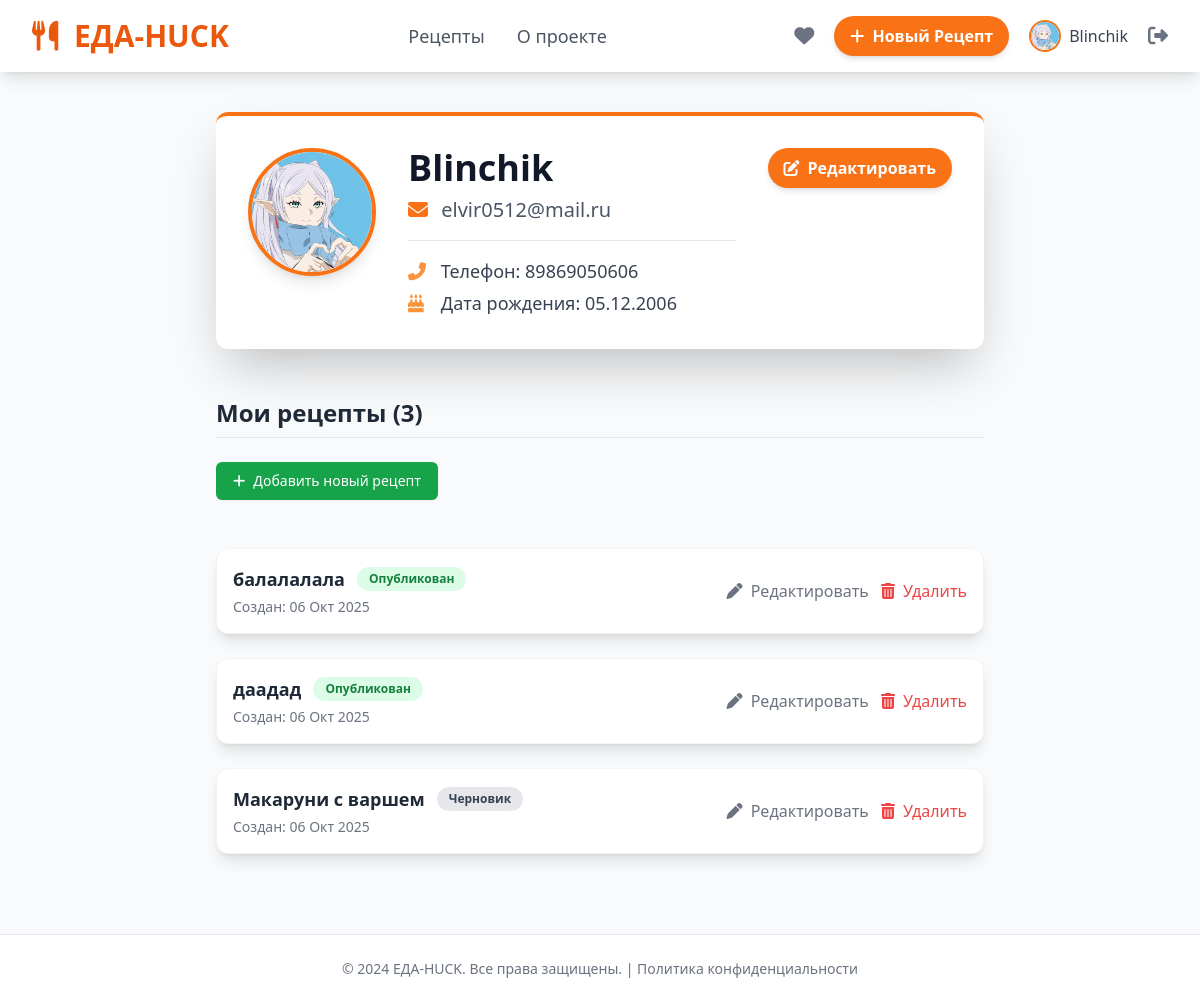
Before: /profile/ (signed in) with the older database file.
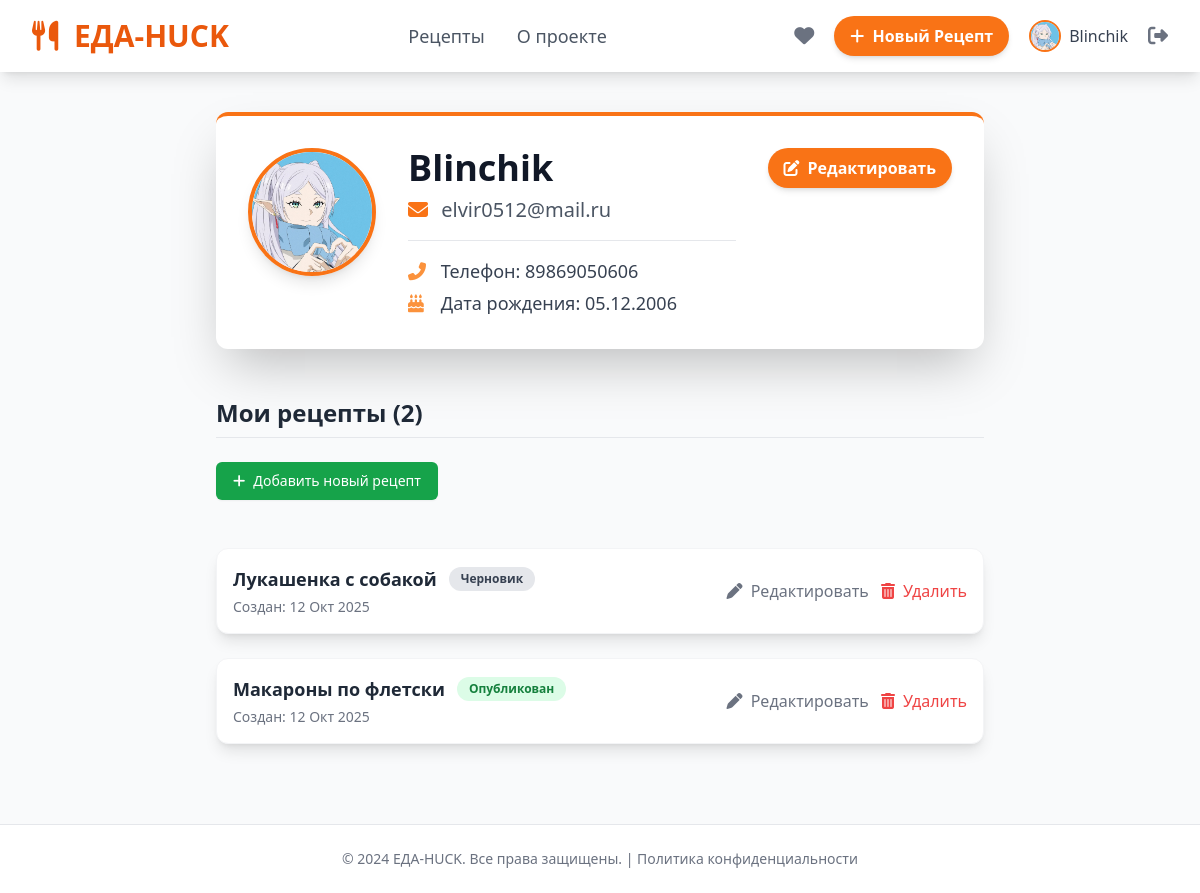
After: the same page with the newer database file.
### recept/models.py (models this page shows, shortened)
class User(AbstractUser):
    username = None
    email = models.EmailField(_('email address'), unique=True)
    phone_num = models.CharField(max_length=20, blank=True, null=True)
    full_name = models.CharField(max_length=150, blank=True, null=True)
    birth_date = models.DateField(blank=True, null=True)
    avatar = models.ImageField(upload_to='user_avatars/', blank=True, null=True, help_text='Аватар пользователя')
    USERNAME_FIELD = 'email'
    REQUIRED_FIELDS = []
    objects = UserManager()

class Recipe(models.Model):
    STATUS_CHOICES = [
        ('draft', 'Черновик'),
        ('published', 'Опубликован'),
        ('pending', 'На модерации'),
        ('rejected', 'Отклонен'),
    ]
    status = models.CharField(max_length=10, choices=STATUS_CHOICES, default='draft', help_text='Статус рецепта')
    user = models.ForeignKey(User, on_delete=models.CASCADE, related_name='recipes')
    title = models.CharField(max_length=200, blank=True, null=True)
    cover_image = models.ImageField(upload_to='recipe_images/', blank=True, null=True, help_text='Обложка рецепта')
    description = models.TextField(blank=True, null=True)
    portions = models.PositiveIntegerField(default=1, blank=True, null=True)
    calories = models.PositiveIntegerField(help_text='Калорийность на порцию', blank=True, null=True)
    estimated_cost = models.DecimalField(max_digits=8, decimal_places=2, null=True, blank=True)
    genres = models.ManyToManyField(Genre, related_name='recipes', blank=True)
    ingredients = models.ManyToManyField(ListIngredient, through='RecipeIngredient', related_name='recipes')
    video_file = models.FileField(upload_to='recipe_videos/', blank=True, null=True, help_text='Видео рецепт (файл)')
    is_public = models.BooleanField(default=True)
    moderation_notes = models.TextField(
        blank=True,
        null=True,
        help_text='Комментарии администратора при отклонении'
        )
    created_at = models.DateTimeField(auto_now_add=True)
    updated_at = models.DateTimeField(auto_now=True)
    def get_status_display(self):
        return dict(self.STATUS_CHOICES).get(self.status, self.status)

### recept/views.py (the view)
# urls.py: path('profile/', profile_view, name='profile'),
@login_required
def profile_view(request):
    if request.user.is_superuser:
        return redirect('admin_profile')
    user_recipes = request.user.recipes.all().order_by('-created_at')
    context = {
        'recipes': user_recipes
    }
    return render(request, 'profile.html', context)

### recept/templates/profile.html (shortened to what this page needs)
{% extends 'base.html' %}
{% block content %}
<section class="max-w-3xl mx-auto">
    <div class="p-8 bg-white rounded-xl shadow-2xl border-t-4 border-primary-orange-500">
        <div class="flex flex-col md:flex-row items-center md:items-start space-y-4 md:space-y-0 md:space-x-8">
            <div class="relative flex-shrink-0">
                {% if user.avatar %}
                    <img src="{{ user.avatar.url }}" alt="Аватарка"
                         class="w-32 h-32 rounded-full object-cover border-4 border-primary-orange-500 shadow-lg transition duration-300 transform hover:scale-105">
                {% else %}
                    <div class="w-32 h-32 rounded-full bg-primary-orange-100 flex items-center justify-center text-primary-orange-600 border-4 border-primary-orange-500 text-4xl shadow-lg">
                        <i class="fas fa-user"></i>
                    </div>
                {% endif %}
            </div>
            <div class="flex-grow text-center md:text-left">
                <h1 class="text-4xl font-extrabold text-gray-900 mb-2">
                    {{ user.full_name|default:"Пользователь" }}
                </h1>
                <p class="text-xl text-gray-600 mb-4">
                    <i class="fas fa-envelope text-primary-orange-500 mr-2"></i> {{ user.email }}
                </p>
                <div class="space-y-1 text-gray-700 text-lg border-t pt-4 mt-4">
                    <p>
                        <i class="fas fa-phone-alt w-5 mr-2 text-primary-orange-400"></i>
                        <strong class="font-medium">Телефон:</strong> {{ user.phone_num|default:"Не указан" }}
                    </p>
                    <p>
                        <i class="fas fa-birthday-cake w-5 mr-2 text-primary-orange-400"></i>
                        <strong class="font-medium">Дата рождения:</strong> {{ user.birth_date|date:"d.m.Y"|default:"Не указана" }}
                    </p>
                </div>
            </div>
            <a href="{% url 'profile_edit' %}"
               class="md:self-start px-4 py-2 text-white bg-primary-orange-500 rounded-full font-semibold shadow-md
                      hover:bg-primary-orange-600 transition duration-300 transform hover:scale-105 flex items-center mt-4 md:mt-0">
                <i class="fas fa-edit mr-2"></i> Редактировать
            </a>
        </div>
    </div>
<div class="mt-12">
    <h2 class="text-2xl font-bold text-gray-800 mb-6 border-b pb-2">Мои рецепты ({{ recipes.count }})</h2>
    <a href="{% url 'recipe_create' %}" class="mb-6 inline-flex items-center px-4 py-2 border border-transparent text-sm font-medium rounded-md shadow-sm text-white bg-green-600 hover:bg-green-700 focus:outline-none focus:ring-2 focus:ring-offset-2 focus:ring-green-500 transition duration-150">
        <i class="fas fa-plus mr-2"></i> Добавить новый рецепт
    </a>
    <div class="space-y-6 mt-6">
        {% for recipe in recipes %}
            <div class="p-4 bg-white rounded-xl shadow-lg flex justify-between items-center transition duration-200 hover:shadow-xl border border-gray-100">
                <div class="flex-grow min-w-0">
                    <div class="flex items-center space-x-3">
                        <a href="{% url 'recipe_detail' recipe.pk %}"
                           class="text-lg font-semibold text-gray-800 hover:text-primary-orange-600 transition truncate min-w-0">
                            {{ recipe.title|default:"[Без названия]" }}
                        </a>
                        <span class="flex-shrink-0 px-3 py-1 text-xs font-bold rounded-full
                                     {% if recipe.status == 'draft' %}bg-gray-200 text-gray-700{% elif recipe.status == 'pending' %}bg-blue-100 text-blue-700{% elif recipe.status == 'rejected' %}bg-red-100 text-red-700{% else %}bg-green-100 text-green-700{% endif %}">
                            {{ recipe.get_status_display }}
                        </span>
                    </div>
                    <p class="text-sm text-gray-500 mt-1">
                        Создан: {{ recipe.created_at|date:"d M Y" }}
                    </p>
                </div>
                <div class="flex space-x-3 items-center flex-shrink-0">
                    {% if recipe.status != 'pending' %}
                    <a href="{% url 'recipe_edit' recipe.pk %}"
                       class="text-gray-500 hover:text-primary-orange-500 transition duration-150">
                        <i class="fa-solid fa-pen mr-1"></i> Редактировать
                    </a>
                    {% endif %}
                    <form method="POST" action="{% url 'recipe_delete' recipe.pk %}"
                          onsubmit="return confirm('Вы уверены, что хотите удалить рецепт «{{ recipe.title|escapejs|default:"[Без названия]" }}»? Это действие необратимо.');"
                          class="inline-block">
                        <button type="submit"
                                class="text-red-500 hover:text-red-700 transition duration-150 bg-transparent border-none p-0 cursor-pointer">
                            <i class="fa-solid fa-trash-alt mr-1"></i> Удалить
                        </button>
                    </form>
                </div>
            </div>
        {% endfor %}
    </div>
</div>
</section>
{% endblock %}

### recept/templates/base.html (shortened to what this page needs)
<!DOCTYPE html>
<html lang="ru">
  <head>
    <script src="https://cdn.tailwindcss.com"></script>
    <link rel="stylesheet" href="https://cdnjs.cloudflare.com/ajax/libs/font-awesome/6.0.0-beta3/css/all.min.css">
    <link
      rel="stylesheet"
      href="https://cdnjs.cloudflare.com/ajax/libs/font-awesome/6.5.2/css/all.min.css"
    />
  </head>
  <body class="bg-gray-50 min-h-screen flex flex-col">
    <header class="bg-white shadow-lg sticky top-0 z-50">
      <div
        class="max-w-7xl mx-auto px-4 sm:px-6 lg:px-8 py-3 flex justify-between items-center"
      >
        <div class="flex items-center space-x-4">
          <a href="{% url 'index' %}" class="text-3xl font-extrabold text-primary-orange-600 hover:text-primary-orange-700 transition duration-300">
            <i class="fas fa-utensils mr-2"></i> ЕДА-HUCK
          </a>
        </div>
        <nav class="hidden md:flex space-x-8 text-lg font-medium">
          <a href="{% url 'recipe_list' %}" class="text-gray-600 hover:text-primary-orange-600 transition duration-150"
            >Рецепты</a
          >
          <a href="#" class="text-gray-600 hover:text-primary-orange-600 transition duration-150">О проекте</a>
        </nav>
        <div class="flex items-center space-x-3">
          {% if user.is_authenticated %}
          <a href="{% url 'favorite_recipes' %}" title="Избранные рецепты" class="text-gray-500 hover:text-primary-orange-600 transition duration-150 p-2 rounded-full hover:bg-gray-100">
              <i class="fas fa-heart text-xl"></i>
          </a>
          <a
            href="{% url 'recipe_create' %}"
            class="hidden sm:inline-block px-4 py-2 text-white bg-primary-orange-500 rounded-full font-semibold shadow-md hover:bg-primary-orange-600 transition duration-300 transform hover:scale-105"
          >
            <i class="fas fa-plus mr-1"></i> Новый Рецепт
          </a>
          <a href="{% url 'profile' %}" class="flex items-center space-x-2 p-2 rounded-full hover:bg-gray-100 transition duration-150">
            {% if user.avatar %}
              <img src="{{ user.avatar.url }}" alt="Аватар" class="h-8 w-8 rounded-full object-cover border-2 border-primary-orange-500">
            {% else %}
              <i class="fas fa-user-circle text-gray-500 text-3xl"></i>
            {% endif %}
            <span class="hidden lg:inline text-gray-700 font-medium">{{ user.full_name|default:'Профиль' }}</span>
          </a>
          <a href="{% url 'logout' %}" title="Выйти" class="text-gray-500 hover:text-primary-orange-600 transition duration-150">
            <i class="fas fa-sign-out-alt text-xl"></i>
          </a>
          {% endif %}
        </div>
      </div>
    </header>
    <main class="flex-grow">
      <div class="max-w-7xl mx-auto px-4 sm:px-6 lg:px-8 py-10">
        {% block content %}{% endblock %}
      </div>
    </main>
    <footer class="bg-white border-t border-gray-200 mt-10">
      <div class="max-w-7xl mx-auto px-4 sm:px-6 lg:px-8 py-6 text-center text-gray-500 text-sm">
        &copy; 2024 ЕДА-HUCK. Все права защищены. | <a href="#" class="hover:text-primary-orange-600">Политика конфиденциальности</a>
      </div>
    </footer>
  </body>
</html>

Changed rows visible on the page:
removed Recipe: title "балалалала", status "Опубликован", created_at "06 Окт 2025", shows "Редактировать"
removed Recipe: title "даадад", status "Опубликован", created_at "06 Окт 2025", shows "Редактировать"
removed Recipe: title "Макаруни с варшем", status "Черновик", created_at "06 Окт 2025", shows "Редактировать"
added Recipe: title "Лукашенка с собакой", status "Черновик", created_at "12 Окт 2025", shows "Редактировать"
added Recipe: title "Макароны по флетски", status "Опубликован", created_at "12 Окт 2025", shows "Редактировать"
Other visible differences:
{{ recipes.count }}: "3" → "2"
